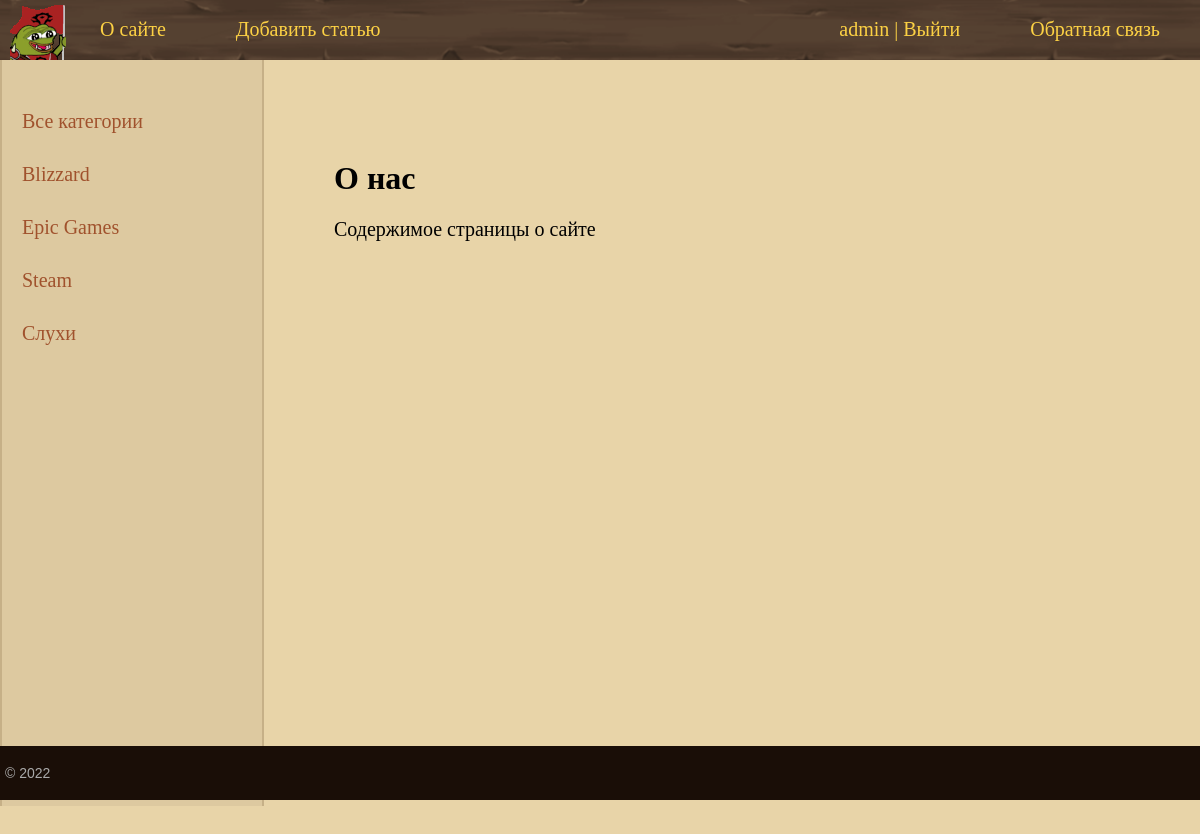
The page /blog/about/ (signed in) on the database its author committed.
### main/models.py (models this page shows, shortened)
class Category(models.Model):
    name = models.CharField(max_length=100, db_index=True, verbose_name='Название')
    slug = models.SlugField(max_length=255, unique=True, db_index=True, verbose_name='URL')
    def get_absolute_url(self):
        return reverse('category', kwargs={'cat_slug': self.slug})
    class Meta:
        verbose_name = 'Категорию'
        verbose_name_plural = 'Категории'
        ordering = ['id']

### main/views.py (the view)
# urls.py: path('about/', views.about, name='about'),
def about(request):
    return render(request, 'main/about.html', {'menu': menu, 'title': 'О нас'})

### main/templatetags/main_tags.py (called while the page is built)
@register.inclusion_tag('main/list_categories.html')
def get_categories(sort=None, cat_selected=0):
    if not sort:
        cats = Category.objects.all()
    else:
        cats = Category.objects.order_by(sort)
    return {"cats": cats}

### main/templates/main/about.html
{% extends 'main/base.html' %}
{% block content %}
<h1>{{title}}</h1>
<p>Содержимое страницы о сайте
{% endblock %}

### main/templates/main/base.html (shortened to what this page needs)
{% load static %}
{% load main_tags %}
<!DOCTYPE html>
<html>
<head>
	<link type="text/css" href="{% static 'main/css/styles.css' %}" rel="stylesheet" />
</head>
<body>
<table class="table-page" border=0 cellpadding="0" cellspacing="0">
<tr><td valign=top>
{% block mainmenu %}
		<div class="header">
			<ul id="mainmenu" class="mainmenu">
			<li class="logo"><a href="{% url 'home' %}"><div class="logo"></div></a></li>
{% for m in menu %}
	{% if not forloop.last %}
			<li><a href="{% url m.url_name %}">{{m.title}}</a></li>
	{% else %}
			<li class="last"><a href="{% url m.url_name %}">{{m.title}}</a></li>
	{% endif %}
{% endfor %}
			{% if request.user.is_authenticated %}
			<li class="last"> {{user.username}} | <a href="{% url 'logout' %}">Выйти</a></li>
			{% else %}
			<li class="last"><a href="{%url 'register' %}">Регистрация</a> | <a href="{% url 'login' %}">Войти</a></li>
			{% endif %}
			</ul>
		</div>
{% endblock mainmenu %}
<table class="table-content" border=0 cellpadding="0" cellspacing="0">
<tr>
	<td valign="top" class="left-chapters">
	<ul id="leftchapters">
{% if cat_selected == 0 %}
		<li class="selected">Все категории</li>
{% else %}
		<li><a href="{% url 'home' %}">Все категории</a></li>
{% endif %}
{% get_categories 'name' cat_selected %}
	</ul>
</td>
<td valign="top" class="content">
	<div class="content-text">
{% block content %}{% endblock %}
	</div>
</td></tr></table>
</td></tr>
<tr><td valign=top>
	<div id="footer">
		<p>&copy; 2022</p>
	</div>
</td></tr></table>
</body>
</html>

### main/templates/main/list_categories.html
{% for c in cats %}
    {% if c.pk == cat_selected %}
        <li class="selcted">{{c.name}}</li>
    {% else %}
        <li><a href="{{c.get_absolute_url}}">{{c.name}}</a></li>
    {% endif %}
{% endfor %}

### main/static/main/css/styles.css (style rules this page uses)
html, body { font-family: 'Impact'; margin: 0; padding: 0; height: 100%; width: 100%; background: #e8d4a8; color: #444; }
a { color: #0059b2; text-decoration: none; }
.table-page { width: 100%; height: 100%; vertical-align: top; }
.table-page tr { height: 100%; }
.header { background: url('../images/phon.png') center repeat-x; height: 60px; }
.logo { background: url('../images/picture.png') no-repeat 10px 5px; width: 70px; height: 60px; }
ul.mainmenu { list-style: none; margin: 0; padding: 0; height: 60px; color: #fcd144; font-size: 20px; overflow: hidden; }
ul.mainmenu li { float: left; margin: 18px 40px 0 30px; }
ul.mainmenu li.logo { margin: 0; }
ul.mainmenu li.last { float: right; }
ul.mainmenu li a { color: #fcd144; text-decoration: none; }
.table-content { width: 100%; min-height: 100%; height: 100%; }
.left-chapters { margin: 0; background: #ddc9a0; border-right: 2px solid #c6b087; border-left: 2px solid #c6b087; min-height: 100%; }
.left-chapters ul { width: 230px; min-height: 100%; margin: 0; padding: 20px 10px 10px 20px; list-style: none; font-size: 20px; }
.left-chapters ul li { margin: 30px 0 0 0; color: #999; }
.left-chapters ul li a { color: #a0522d; text-decoration: none; }
.content { padding: 40px 20px 20px 40px; width: 100%; box-sizing: border-box; min-height: 100px; padding-bottom: 180px; }
.content-text { margin: 60px 0 0 30px; color: #000; font-size: 20px; font-family: Yandex Sans Display Light; }
.content-text h1 { font-size: 32px; }
#footer { box-sizing: border-box; background: #1a0e07; padding: 5px; color: #aaa; font-size: 14px; font-family: Verdana, Geneva, Arial, Helvetica; text-align: left; overflow: hidden; }

### rows shown on the page
Category: name "Blizzard"
Category: name "Epic Games"
Category: name "Steam"
Category: name "Слухи"

### other values the page prints
{{ m.title }} "О сайте" "Добавить статью"
{{ m.title }} "Обратная связь"
{{ user.username }} "admin"
{{ title }} "О нас"
